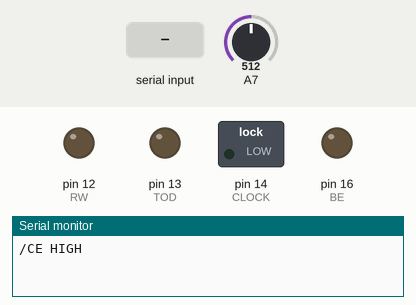
A sketch run on a simulated Arduino Uno, built with avr-gcc and run on an emulated ATmega328P. Shown: switched loads named in the sketch (green lamp = pin HIGH), output pins drawn as LEDs (lit = HIGH), the last lines printed to the serial monitor. Inputs (shaded band) come from the test bench; at power-on: A7 = 512. Pins used as bus, display or sensor lines are not drawn.

Above: at 1.2 s.
1.3 s: "1\n" received over Serial
At 2.3 s:
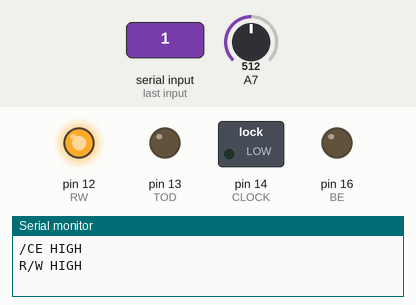
2.8 s: "0\n" received over Serial
At 3.4 s:
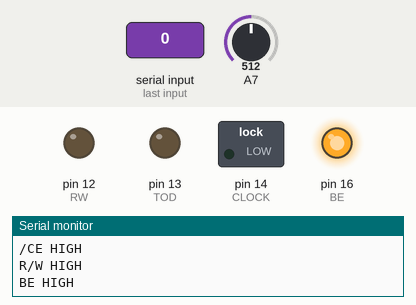
4.3 s: A7 set to 240
5.8 s: "2\n" received over Serial
At 7.0 s:
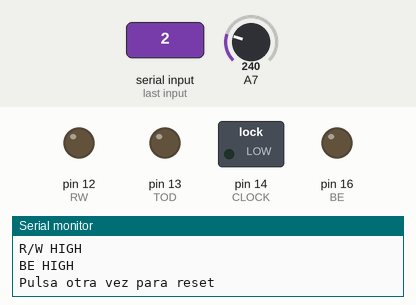
Timing chart, 0 to 8.3 s (numbered marks = the images above; inputs shaded):
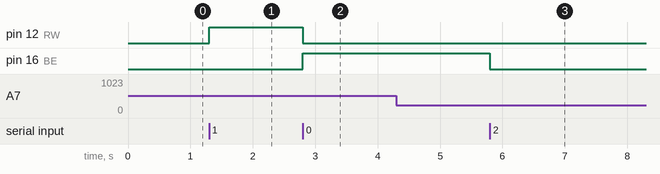

The sketch:

build_v2_test3.ino
```cpp
/**********************************
 * ROM PROGRAMMER FOR SBC TESTBED *
 **********************************/

 /* Test 2
  *  Test address and data buses
  */

// Define 595 control signals
#define CLOCK 14      // 595 clock
#define LATCH 15      // 595 latch
#define DS    18      // 595 serial data
#define BE    16      // 595 /OE and 6502 BE

// Define Data bus
#define D0    9
#define D1    8
#define D2    7
#define D3    6
#define D4    5
#define D5    4
#define D6    3
#define D7    2

// Define control signals
#define CE    10
#define RW    12
#define TOD   13
#define TODE  21
#define RESET 11


void setup() {

  // Configure TIMER1 to generate a 60Hz Interrupt
    cli();                      // stop interrupts
    TCCR1A = 0;                 // set entire TCCR1A register to 0
    TCCR1B = 0;                 // same for TCCR1B
    TCNT1  = 0;                 // initialize counter value to 0
  // set compare match register for 60 Hz increments
    OCR1A = 33312;              // = 16000000 / (8 * 60) - 1
  // turn on CTC mode
    TCCR1B |= (1 << WGM12);
  // Set CS12, CS11 and CS10 bits for 8 prescaler
    TCCR1B |= (0 << CS12) | (1 << CS11) | (0 << CS10);
  // enable timer compare interrupt
    TIMSK1 |= (1 << OCIE1A);
    sei();                      // allow interrupts


  // Shift Registers
    pinMode(CLOCK, OUTPUT);
    digitalWrite(CLOCK, LOW);
    pinMode(LATCH, OUTPUT);
    digitalWrite(LATCH, LOW);
    pinMode(DS, OUTPUT);
    digitalWrite(DS, LOW);

  // BE acts as bus arbitrer
  // BE HIGH : Shift Registers disabled   65c02 enabled   >>  65c02 owns the bus
  // BE LOW  : Shift Registers enabled    65c02 disabled  >>  Nano  owns the bus
    pinMode(BE, OUTPUT);
    digitalWrite(BE, LOW);

  // Data Bus. Start as input to avoid bus contention
    pinMode(D0, INPUT);
    pinMode(D1, INPUT);
    pinMode(D2, INPUT);
    pinMode(D3, INPUT);
    pinMode(D4, INPUT);
    pinMode(D5, INPUT);
    pinMode(D6, INPUT);
    pinMode(D7, INPUT);

  // Control signals
    pinMode(CE, OUTPUT);
    digitalWrite (CE, LOW);
    pinMode(RW, OUTPUT);
    digitalWrite (RW, HIGH);
    pinMode(RESET, INPUT);
    digitalWrite (RESET, LOW);

  // Initialize Serial Port
    Serial.begin(115200);
}

ISR(TIMER1_COMPA_vect){
  // timer interrupt to toggle TOD
  // TO-DO if todenable=1, set pin as input
  if (analogRead(7) > 250)
    pinMode (TOD, INPUT);

  else
    pinMode (TOD, OUTPUT);
    PINB = PINB | 0b00100000; // toggle TOD
    delayMicroseconds(4);
    PINB = PINB | 0b00100000; // toggle TOD
}

// Fast Shiftout
// faster shiftOut function then normal IDE function (about 4 times)
void fastShiftOut (byte data) {
  // portc, 4 = DATA SERIAL
  // portc, 0 = CLOCK SERIAL

  //clear data pin
  bitClear(PORTC,4);
  //Send each bit of the myDataOut byte MSBFIRST
  for (int i=7; i>=0; i--)  {
    bitClear(PORTC,0);
    //--- Turn data on or off based on value of bit
    if ( bitRead(data,i) == 1) {
      bitSet(PORTC,4);
    }
    else {
      bitClear(PORTC,4);
    }
    //register shifts bits on upstroke of clock pin
    bitSet(PORTC,0);
    //zero the data pin after shift to prevent bleed through
    bitClear(PORTC,4);
  }
  //stop shifting
  bitClear(PORTC,0);
}

// Bus control
void setBusOutput() {
  // Sets data bus as output
    pinMode(D0, OUTPUT);
    pinMode(D1, OUTPUT);
    pinMode(D2, OUTPUT);
    pinMode(D3, OUTPUT);
    pinMode(D4, OUTPUT);
    pinMode(D5, OUTPUT);
    pinMode(D6, OUTPUT);
    pinMode(D7, OUTPUT);
}

void setBusInput() {
  // Sets data bus as input
    pinMode(D0, INPUT);
    pinMode(D1, INPUT);
    pinMode(D2, INPUT);
    pinMode(D3, INPUT);
    pinMode(D4, INPUT);
    pinMode(D5, INPUT);
    pinMode(D6, INPUT);
    pinMode(D7, INPUT);
}

// BUS IO

void setData(byte value) {
  // Pone byte en el data Bus
    digitalWrite(D0, (value >> 0) & 0x01);
    digitalWrite(D1, (value >> 1) & 0x01);
    digitalWrite(D2, (value >> 2) & 0x01);
    digitalWrite(D3, (value >> 3) & 0x01);
    digitalWrite(D4, (value >> 4) & 0x01);
    digitalWrite(D5, (value >> 5) & 0x01);
    digitalWrite(D6, (value >> 6) & 0x01);
    digitalWrite(D7, (value >> 7) & 0x01);
}

void setAddress (long address) {
  // Sets address bus
    digitalWrite(CLOCK, LOW);
    digitalWrite(LATCH, LOW);
  //get high - byte of 16 bit address
    byte hi = address >> 8;
  //get low - byte of 16 bit address
    byte lo = address & 0xff;
    fastShiftOut (hi);
    fastShiftOut (lo);
    digitalWrite(LATCH, HIGH);
}

/**********************************
   SERIAL COMMS
*/

//command buffer for parsing commands
#define COMMANDSIZE 32
char cmdbuf[COMMANDSIZE];

//waits for a string submitted via serial connection
//returns only if linebreak is sent or the buffer is filled
void readCommand() {
  //first clear command buffer
  for (int i = 0; i < COMMANDSIZE; i++) cmdbuf[i] = 0;
  //initialize variables
  char c = ' ';
  int idx = 0;
  //now read serial data until linebreak or buffer is full
  do {
    if (Serial.available()) {
      c = Serial.read();
      cmdbuf[idx++] = c;
    }
  }
  while (c != '\n' && idx < (COMMANDSIZE)); //save the last '\0' for string end
  //change last newline to '\0' termination
  cmdbuf[idx - 1] = 0;
}

void loop() {
    Serial.println ("/CE HIGH");
    digitalWrite (CE, HIGH);
    digitalWrite (RW, LOW);
    digitalWrite(BE, LOW);
    readCommand();

    Serial.println ("R/W HIGH");
    digitalWrite (CE, LOW);
    digitalWrite (RW, HIGH);
    digitalWrite(BE, LOW);
    readCommand();

    Serial.println ("BE HIGH");
    digitalWrite (CE, LOW);
    digitalWrite (RW, LOW);
    digitalWrite(BE, HIGH);
    readCommand();

    digitalWrite (CE, LOW);
    digitalWrite (RW, LOW);
    digitalWrite(BE, LOW);

    Serial.println ("Pulsa otra vez para reset");
    readCommand();

    pinMode (RESET, OUTPUT);
    digitalWrite (RESET, HIGH);
    delayMicroseconds(50);
    digitalWrite (RESET, LOW);
    pinMode (RESET, INPUT);

    Serial.println ("Pulsa otra vez para volver a empezar");
    readCommand();


}
```

Measured:
- after the input at 1.3 s, pin 12 (RW): LOW → HIGH at once
- after the input at 2.8 s, pin 12 (RW): HIGH → LOW at once; pin 16 (BE): LOW → HIGH at once
- after the input at 5.8 s, pin 16 (BE): HIGH → LOW at once
